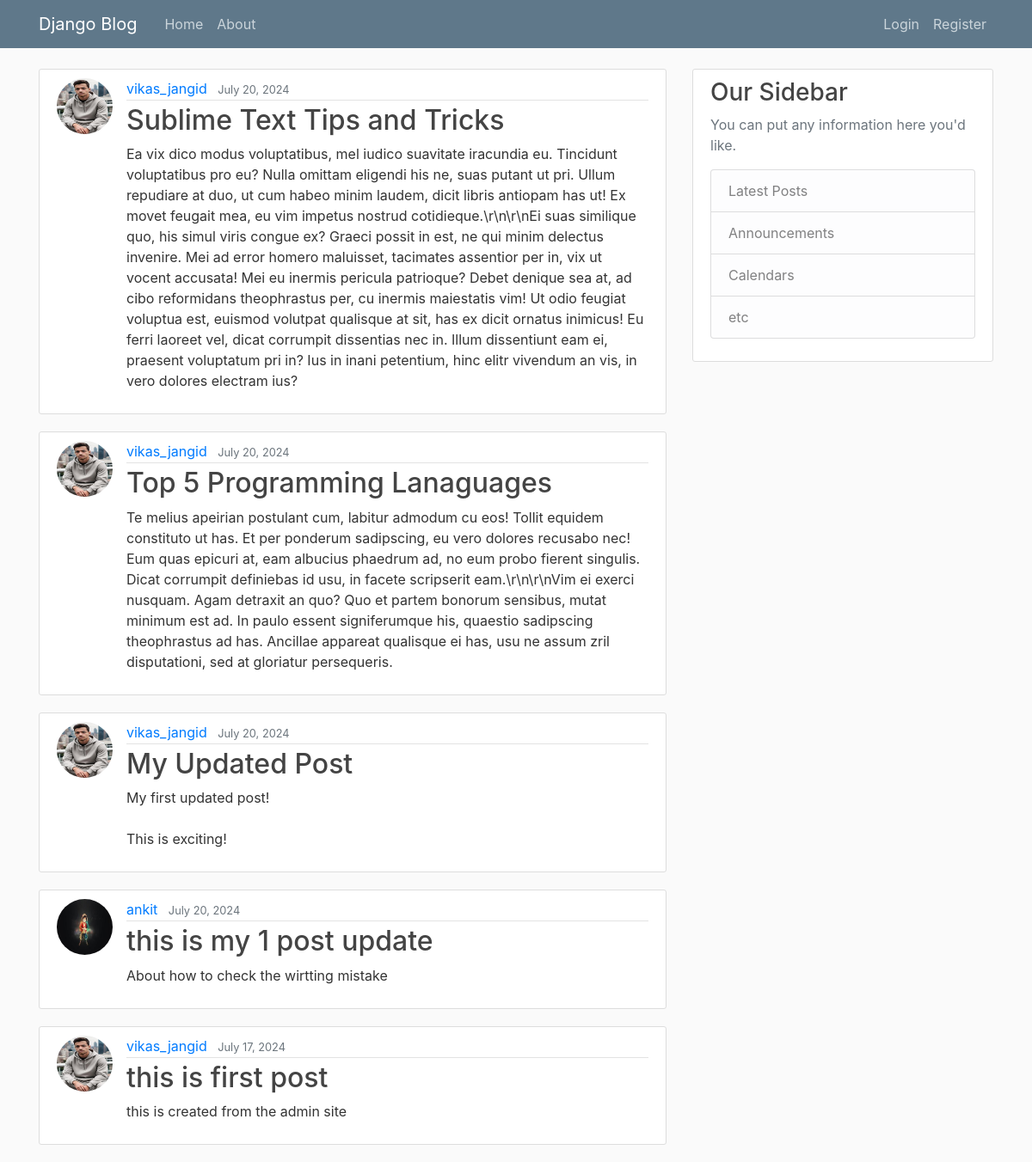
The page / on the database its author committed.
### blog/models.py (models this page shows, shortened)
class Post(models.Model):
    title = models.CharField(max_length=100)
    content = models.TextField()
    date_posted = models.DateTimeField(default=timezone.now)
    author = models.ForeignKey(User, on_delete=models.CASCADE)

### users/models.py (models this page shows, shortened)
class Profile(models.Model):
    user = models.OneToOneField(User, on_delete=models.CASCADE)
    image = models.ImageField(default='defualt.jpg', upload_to='profile_pics')

### blog/views.py (the view)
# urls.py: path('', PostListView.as_view(), name='blog-home'),
class PostListView(ListView):
    model = Post
    template_name = 'blog/home.html'  # <app>/<model>_<viewtype>.html
    context_object_name = 'posts'
    ordering = ['-date_posted']
    paginate_by = 5

### blog/templates/blog/home.html (shortened to what this page needs)
{% extends "blog/base.html" %}
{% block content %}
    {% for post in posts %}
        <article class="media content-section">
          <img class="rounded-circle article-img" src="{{ post.author.profile.image.url }}">
          <div class="media-body">
            <div class="article-metadata">
              <a class="mr-2" href="{% url 'user-posts' post.author.username %}">{{ post.author }}</a>
              <small class="text-muted">{{ post.date_posted|date:"F d, Y" }}</small>
            </div>
            <h2><a class="article-title" href="{% url 'post-detail' post.id %}">{{ post.title }}</a></h2>
            <p class="article-content">{{ post.content }}</p>
          </div>
        </article>
    {% endfor %}
{% endblock content %}

### blog/templates/blog/base.html (shortened to what this page needs)
{% load static %}
<!DOCTYPE html>
<html>
<head>
    <link rel="stylesheet" href="https://maxcdn.bootstrapcdn.com/bootstrap/4.0.0/css/bootstrap.min.css">
    <link rel="stylesheet" type="text/css" href="{% static 'blog/main.css' %}">
</head>
<body>
    <header class="site-header">
      <nav class="navbar navbar-expand-md navbar-dark bg-steel fixed-top">
        <div class="container">
          <a class="navbar-brand mr-4" href="{% url 'blog-home' %}">Django Blog</a>
          <div class="collapse navbar-collapse" id="navbarToggle">
            <div class="navbar-nav mr-auto">
              <a class="nav-item nav-link" href="{% url 'blog-home' %}">Home</a>
              <a class="nav-item nav-link" href="{% url 'blog-about' %}">About</a>
            </div>
            <div class="navbar-nav">
              {% if user.is_authenticated %}
                <a class="nav-item nav-link" href="{% url 'post-create' %}">New Post</a>
                <a class="nav-item nav-link" href="{% url 'profile' %}">Profile</a>
                <form method="post" action="{% url 'logout' %}" style="display: inline;">
                  {% csrf_token %}
                  <button type="submit" class="btn btn-link nav-item nav-link" style="border: none; background: none;">Logout</button>
                </form>
              {% else %}
                <a class="nav-item nav-link" href="{% url 'login' %}">Login</a>
                <a class="nav-item nav-link" href="{% url 'register' %}">Register</a>
              {% endif %}
            </div>
          </div>
        </div>
      </nav>
    </header>
    <main role="main" class="container">
      <div class="row">
        <div class="col-md-8">
          {% block content %}{% endblock %}
        </div>
        <div class="col-md-4">
          <div class="content-section">
            <h3>Our Sidebar</h3>
            <p class='text-muted'>You can put any information here you'd like.
              <ul class="list-group">
                <li class="list-group-item list-group-item-light">Latest Posts</li>
                <li class="list-group-item list-group-item-light">Announcements</li>
                <li class="list-group-item list-group-item-light">Calendars</li>
                <li class="list-group-item list-group-item-light">etc</li>
              </ul>
            </p>
          </div>
        </div>
      </div>
    </main>
</body>
</html>

### blog/static/blog/main.css (style rules this page uses)
body { background: #fafafa; color: #333333; margin-top: 5rem; }
h1, h2, h3, h4, h5, h6 { color: #444444; }
ul { margin: 0; }
.bg-steel { background-color: #5f788a; }
.site-header .navbar-nav .nav-link { color: #cbd5db; }
.content-section { background: #ffffff; padding: 10px 20px; border: 1px solid #dddddd; border-radius: 3px; margin-bottom: 20px; }
.article-title { color: #444444; }
.article-content { white-space: pre-line; }
.article-img { height: 65px; width: 65px; margin-right: 16px; }
.article-metadata { padding-bottom: 1px; margin-bottom: 4px; border-bottom: 1px solid #e3e3e3 }

### rows shown on the page
Post: author.profile.image (picture), author "vikas_jangid", date_posted "July 20, 2024", title "Sublime Text Tips and Tricks", content "Ea vix dico modus voluptatibus, mel iudico suavitate iracundia eu. Tincidunt voluptatibus pro eu? Nulla omittam eligendi his ne, suas putant ut pri. Ullum repudiare at duo, ut cum habeo minim laudem, dicit libris antiopam has ut! Ex movet feugait mea, eu vim impetus nostrud cotidieque.\\r\\n\\r\\nEi suas similique quo, his simul viris congue ex? Graeci possit in est, ne qui minim delectus invenire. Mei ad error homero maluisset, tacimates assentior per in, vix ut vocent accusata! Mei eu inermis pericula patrioque? Debet denique sea at, ad cibo reformidans theophrastus per, cu inermis maiestatis vim! Ut odio feugiat voluptua est, euismod volutpat qualisque at sit, has ex dicit ornatus inimicus!…"
Post: author.profile.image (picture), author "vikas_jangid", date_posted "July 20, 2024", title "Top 5 Programming Lanaguages", content "Te melius apeirian postulant cum, labitur admodum cu eos! Tollit equidem constituto ut has. Et per ponderum sadipscing, eu vero dolores recusabo nec! Eum quas epicuri at, eam albucius phaedrum ad, no eum probo fierent singulis. Dicat corrumpit definiebas id usu, in facete scripserit eam.\\r\\n\\r\\nVim ei exerci nusquam. Agam detraxit an quo? Quo et partem bonorum sensibus, mutat minimum est ad. In paulo essent signiferumque his, quaestio sadipscing theophrastus ad has. Ancillae appareat qualisque ei has, usu ne assum zril disputationi, sed at gloriatur persequeris."
Post: author.profile.image (picture), author "vikas_jangid", date_posted "July 20, 2024", title "My Updated Post", content "My first updated post! This is exciting!"
Post: author.profile.image (picture), author "ankit", date_posted "July 20, 2024", title "this is my 1 post update", content "About how to check the wirtting mistake"
Post: author.profile.image (picture), author "vikas_jangid", date_posted "July 17, 2024", title "this is first post", content "this is created from the admin site"
